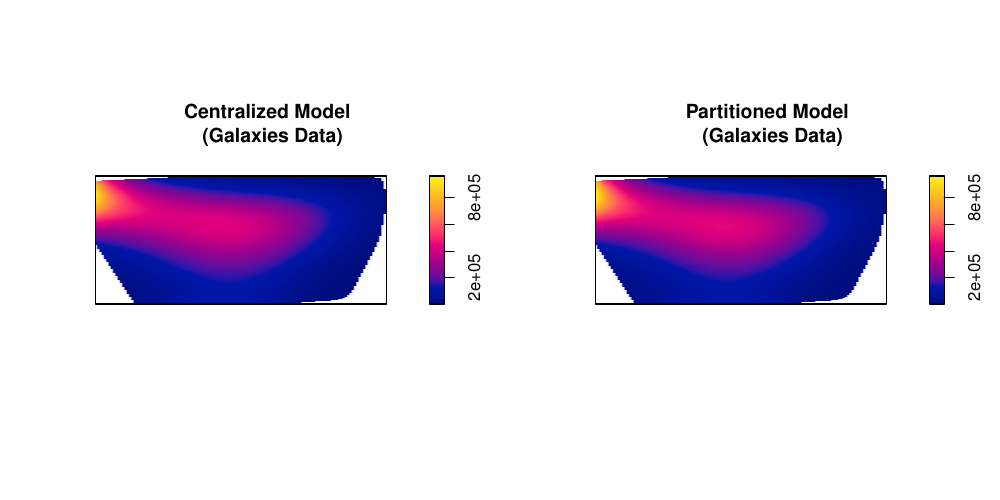

This chart was generated by the following R code:
library(spatstat)
library(usmap)
library(ggplot2)
source("fit_example.R")
source("predict.ppm2.R")

galaxies <- fit(rescale(shapley, 100))
centr_preds <- galaxies$centr_preds
centr_ints <- galaxies$centr_ints
agg_preds <- galaxies$agg_preds
agg_ints <- galaxies$agg_ints

# Predictive plots
pdf("galaxies.pdf", width = 10, height = 5)
lim_lwr <- min(c(min(centr_preds), min(agg_preds)))
lim_upr <- max(c(max(centr_preds), max(agg_preds)))
bounds <- c(lim_lwr, lim_upr)
par(mfrow=c(1,2))
image(centr_preds, zlim = bounds, main = "") # Whole model
title("Centralized Model \n (Galaxies Data)", line = -3)
image(agg_preds, zlim = bounds, main = "") # Divided model
title("Partitioned Model \n (Galaxies Data)", line = -3)
dev.off()

lim_lwr <- min(c(min(centr_ints), min(agg_ints[[1]]), min(agg_ints[[2]])))
lim_upr <- max(c(max(centr_ints), max(agg_ints[[1]]), max(agg_ints[[2]])))
bounds <- c(lim_lwr, lim_upr)
pdf("galaxies_intervals.pdf")
image(centr_ints, zlim = bounds,
      main = "Centralized Model (Galaxies Data)")
image(agg_ints, zlim = bounds,
      main = "Partitioned Model (Galaxies Data)")
dev.off()

# Average interval width
mean(centr_ints[[2]] - centr_ints[[1]], na.rm=TRUE)
mean(agg_ints[[2]] - agg_ints[[1]], na.rm=TRUE)


